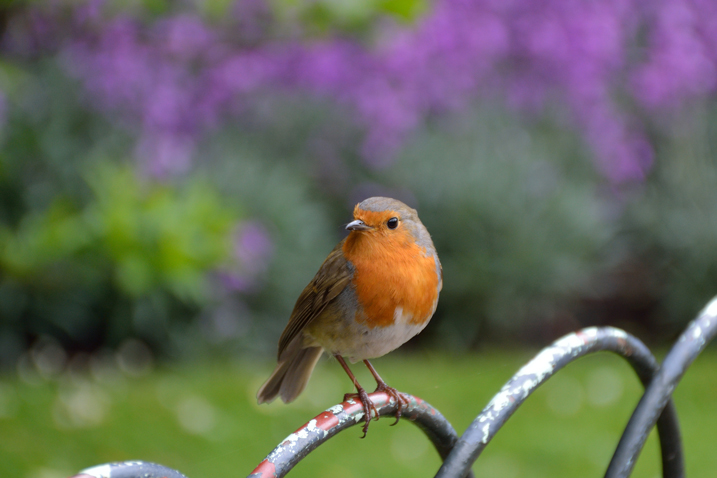
#> input picture sample.jpg, 717 x 478 px
$ python grayscale_histogram.py --image ../sample.jpg
#> lines starting #> are read from the running program, lines starting #| are printed output that depends on the picture
from matplotlib import pyplot as plt
import argparse
import cv2

ap = argparse.ArgumentParser()
ap.add_argument("-i", "--image", required = True, help = "Path to image")
args = vars(ap.parse_args())
image = cv2.imread(args["image"])
#> image is the input picture: shape (478, 717, 3); mean B, G, R 90.5, 104.6, 102.5
image = cv2.cvtColor(image, cv2.COLOR_BGR2GRAY)
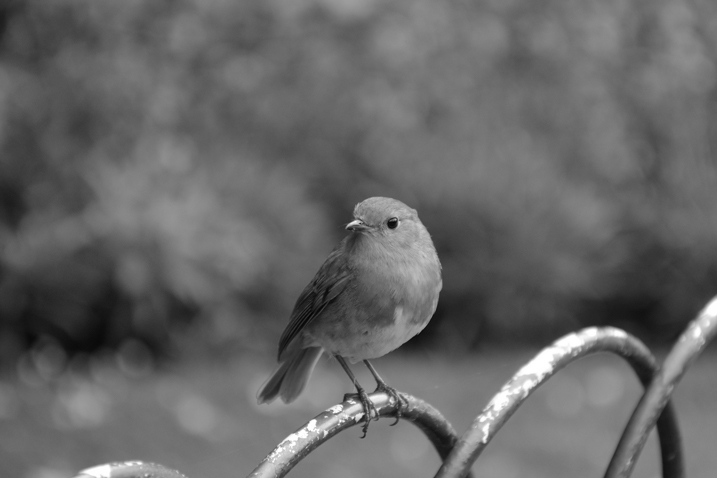
#> image: shape (478, 717); min 3, max 255, mean 102.4
cv2.imshow("original", image)

hist = cv2.calcHist([image], [0], None, [256], [0,256])
#> hist = 256 values, max 6180 at index 117, min 0 at index 0, mean 1338.8

plt.figure()
plt.title("Grayscale Histogram")
plt.xlabel("bins")
plt.ylabel("# of pixels")
plt.plot(hist)
plt.xlim([0,256])
plt.show()
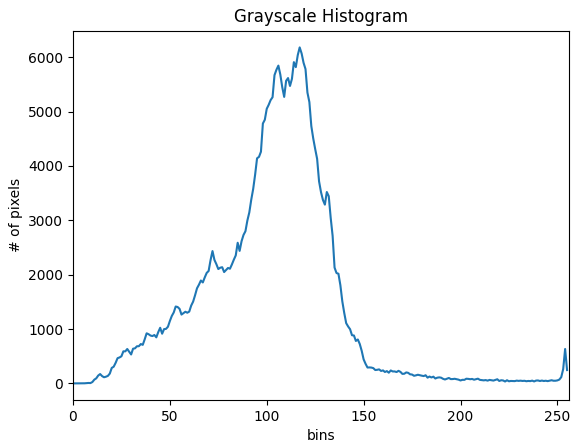
#> figure drawn by matplotlib, 1 panel; curve peaks at x = 117, y = 6180
cv2.waitKey(0)

$ run again, on marble24.png
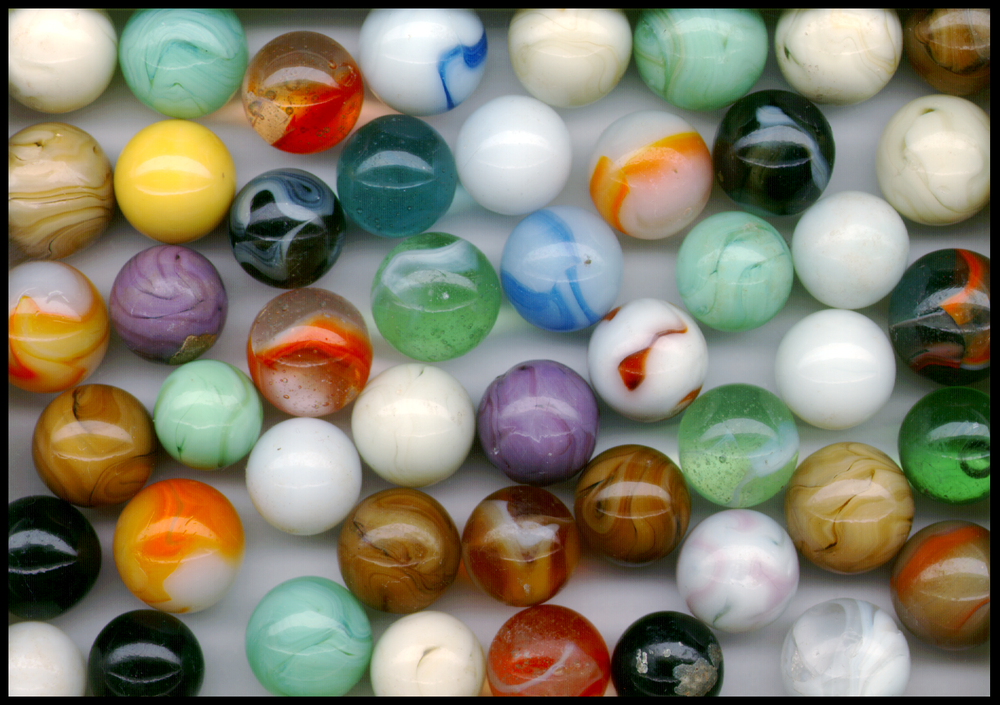
#> input picture marble24.png, 1000 x 705 px, shrunk from 1419 x 1001 before the run
#> image is the input picture: shape (705, 1000, 3); mean B, G, R 107.7, 126.7, 130.2
#> `image = cv2.cvtColor(image, cv2.COLOR_BGR2GRAY)`:
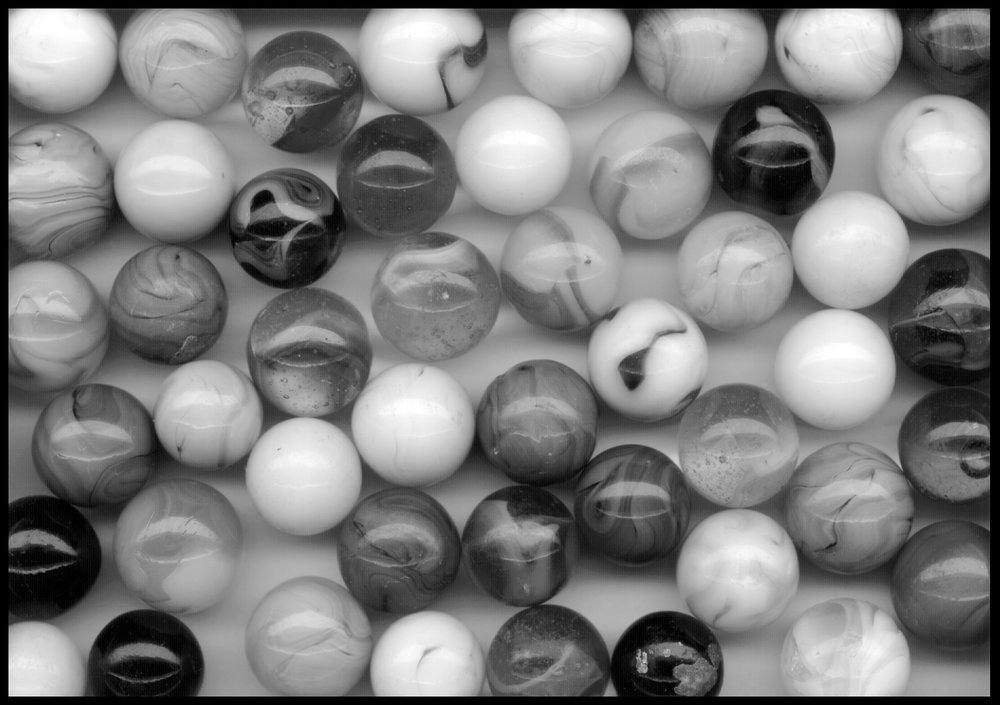
#> image: shape (705, 1000); min 0, max 255, mean 125.6
#> hist = 256 values, max 25406 at index 0, min 356 at index 252, mean 2753.9
#> `plt.show()`:
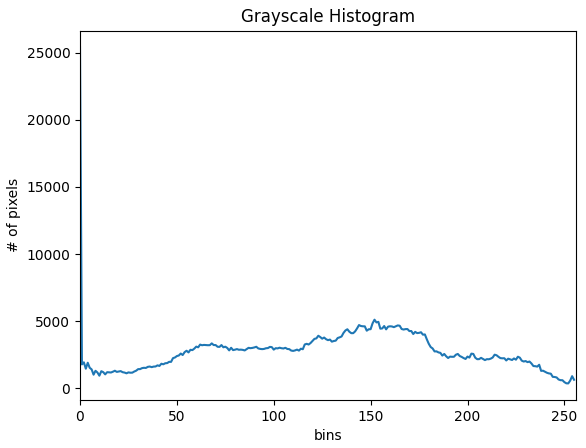
#> figure drawn by matplotlib, 1 panel; curve peaks at x = 0, y = 25406
